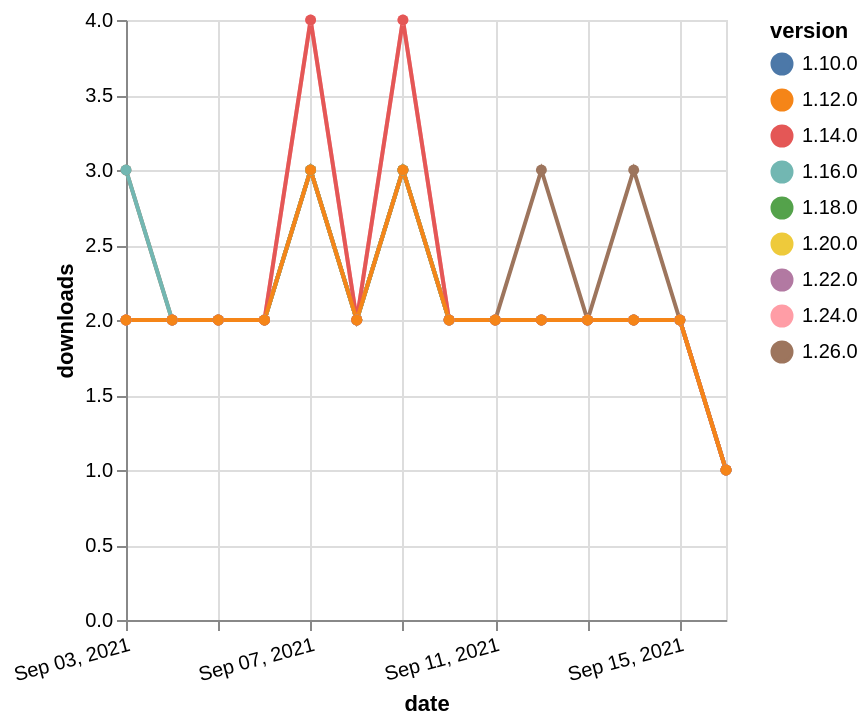

Express this chart as Vega-Lite.
### Vega-Lite specification from a JSON file in a GitHub repository (floating-point values rounded to 4 significant figures)
{"$schema": "https://vega.github.io/schema/vega-lite/v5.json", "description": "A simple bar chart with embedded data.", "data": {"values": [{"date": "2021-09-03", "total": 1664, "delta": 2, "version": "1.18.0"}, {"date": "2021-09-04", "total": 1666, "delta": 2, "version": "1.18.0"}, {"date": "2021-09-05", "total": 1668, "delta": 2, "version": "1.18.0"}, {"date": "2021-09-06", "total": 1670, "delta": 2, "version": "1.18.0"}, {"date": "2021-09-07", "total": 1673, "delta": 3, "version": "1.18.0"}, {"date": "2021-09-08", "total": 1675, "delta": 2, "version": "1.18.0"}, {"date": "2021-09-09", "total": 1678, "delta": 3, "version": "1.18.0"}, {"date": "2021-09-10", "total": 1680, "delta": 2, "version": "1.18.0"}, {"date": "2021-09-11", "total": 1682, "delta": 2, "version": "1.18.0"}, {"date": "2021-09-12", "total": 1684, "delta": 2, "version": "1.18.0"}, {"date": "2021-09-13", "total": 1686, "delta": 2, "version": "1.18.0"}, {"date": "2021-09-14", "total": 1688, "delta": 2, "version": "1.18.0"}, {"date": "2021-09-15", "total": 1690, "delta": 2, "version": "1.18.0"}, {"date": "2021-09-16", "total": 1691, "delta": 1, "version": "1.18.0"}, {"date": "2021-09-03", "total": 1002, "delta": 2, "version": "1.22.0"}, {"date": "2021-09-04", "total": 1004, "delta": 2, "version": "1.22.0"}, {"date": "2021-09-05", "total": 1006, "delta": 2, "version": "1.22.0"}, {"date": "2021-09-06", "total": 1008, "delta": 2, "version": "1.22.0"}, {"date": "2021-09-07", "total": 1011, "delta": 3, "version": "1.22.0"}, {"date": "2021-09-08", "total": 1013, "delta": 2, "version": "1.22.0"}, {"date": "2021-09-09", "total": 1016, "delta": 3, "version": "1.22.0"}, {"date": "2021-09-10", "total": 1018, "delta": 2, "version": "1.22.0"}, {"date": "2021-09-11", "total": 1020, "delta": 2, "version": "1.22.0"}, {"date": "2021-09-12", "total": 1022, "delta": 2, "version": "1.22.0"}, {"date": "2021-09-13", "total": 1024, "delta": 2, "version": "1.22.0"}, {"date": "2021-09-14", "total": 1026, "delta": 2, "version": "1.22.0"}, {"date": "2021-09-15", "total": 1028, "delta": 2, "version": "1.22.0"}, {"date": "2021-09-16", "total": 1029, "delta": 1, "version": "1.22.0"}, {"date": "2021-09-03", "total": 2640, "delta": 2, "version": "1.10.0"}, {"date": "2021-09-04", "total": 2642, "delta": 2, "version": "1.10.0"}, {"date": "2021-09-05", "total": 2644, "delta": 2, "version": "1.10.0"}, {"date": "2021-09-06", "total": 2646, "delta": 2, "version": "1.10.0"}, {"date": "2021-09-07", "total": 2649, "delta": 3, "version": "1.10.0"}, {"date": "2021-09-08", "total": 2651, "delta": 2, "version": "1.10.0"}, {"date": "2021-09-09", "total": 2654, "delta": 3, "version": "1.10.0"}, {"date": "2021-09-10", "total": 2656, "delta": 2, "version": "1.10.0"}, {"date": "2021-09-11", "total": 2658, "delta": 2, "version": "1.10.0"}, {"date": "2021-09-12", "total": 2660, "delta": 2, "version": "1.10.0"}, {"date": "2021-09-13", "total": 2662, "delta": 2, "version": "1.10.0"}, {"date": "2021-09-14", "total": 2664, "delta": 2, "version": "1.10.0"}, {"date": "2021-09-15", "total": 2666, "delta": 2, "version": "1.10.0"}, {"date": "2021-09-16", "total": 2667, "delta": 1, "version": "1.10.0"}, {"date": "2021-09-03", "total": 222, "delta": 3, "version": "1.26.0"}, {"date": "2021-09-04", "total": 224, "delta": 2, "version": "1.26.0"}, {"date": "2021-09-05", "total": 226, "delta": 2, "version": "1.26.0"}, {"date": "2021-09-06", "total": 228, "delta": 2, "version": "1.26.0"}, {"date": "2021-09-07", "total": 231, "delta": 3, "version": "1.26.0"}, {"date": "2021-09-08", "total": 233, "delta": 2, "version": "1.26.0"}, {"date": "2021-09-09", "total": 236, "delta": 3, "version": "1.26.0"}, {"date": "2021-09-10", "total": 238, "delta": 2, "version": "1.26.0"}, {"date": "2021-09-11", "total": 240, "delta": 2, "version": "1.26.0"}, {"date": "2021-09-12", "total": 243, "delta": 3, "version": "1.26.0"}, {"date": "2021-09-13", "total": 245, "delta": 2, "version": "1.26.0"}, {"date": "2021-09-14", "total": 248, "delta": 3, "version": "1.26.0"}, {"date": "2021-09-15", "total": 250, "delta": 2, "version": "1.26.0"}, {"date": "2021-09-16", "total": 251, "delta": 1, "version": "1.26.0"}, {"date": "2021-09-03", "total": 1459, "delta": 2, "version": "1.20.0"}, {"date": "2021-09-04", "total": 1461, "delta": 2, "version": "1.20.0"}, {"date": "2021-09-05", "total": 1463, "delta": 2, "version": "1.20.0"}, {"date": "2021-09-06", "total": 1465, "delta": 2, "version": "1.20.0"}, {"date": "2021-09-07", "total": 1468, "delta": 3, "version": "1.20.0"}, {"date": "2021-09-08", "total": 1470, "delta": 2, "version": "1.20.0"}, {"date": "2021-09-09", "total": 1473, "delta": 3, "version": "1.20.0"}, {"date": "2021-09-10", "total": 1475, "delta": 2, "version": "1.20.0"}, {"date": "2021-09-11", "total": 1477, "delta": 2, "version": "1.20.0"}, {"date": "2021-09-12", "total": 1479, "delta": 2, "version": "1.20.0"}, {"date": "2021-09-13", "total": 1481, "delta": 2, "version": "1.20.0"}, {"date": "2021-09-14", "total": 1483, "delta": 2, "version": "1.20.0"}, {"date": "2021-09-15", "total": 1485, "delta": 2, "version": "1.20.0"}, {"date": "2021-09-16", "total": 1486, "delta": 1, "version": "1.20.0"}, {"date": "2021-09-03", "total": 2070, "delta": 3, "version": "1.16.0"}, {"date": "2021-09-04", "total": 2072, "delta": 2, "version": "1.16.0"}, {"date": "2021-09-05", "total": 2074, "delta": 2, "version": "1.16.0"}, {"date": "2021-09-06", "total": 2076, "delta": 2, "version": "1.16.0"}, {"date": "2021-09-07", "total": 2079, "delta": 3, "version": "1.16.0"}, {"date": "2021-09-08", "total": 2081, "delta": 2, "version": "1.16.0"}, {"date": "2021-09-09", "total": 2084, "delta": 3, "version": "1.16.0"}, {"date": "2021-09-10", "total": 2086, "delta": 2, "version": "1.16.0"}, {"date": "2021-09-11", "total": 2088, "delta": 2, "version": "1.16.0"}, {"date": "2021-09-12", "total": 2090, "delta": 2, "version": "1.16.0"}, {"date": "2021-09-13", "total": 2092, "delta": 2, "version": "1.16.0"}, {"date": "2021-09-14", "total": 2094, "delta": 2, "version": "1.16.0"}, {"date": "2021-09-15", "total": 2096, "delta": 2, "version": "1.16.0"}, {"date": "2021-09-16", "total": 2097, "delta": 1, "version": "1.16.0"}, {"date": "2021-09-03", "total": 697, "delta": 2, "version": "1.24.0"}, {"date": "2021-09-04", "total": 699, "delta": 2, "version": "1.24.0"}, {"date": "2021-09-05", "total": 701, "delta": 2, "version": "1.24.0"}, {"date": "2021-09-06", "total": 703, "delta": 2, "version": "1.24.0"}, {"date": "2021-09-07", "total": 707, "delta": 4, "version": "1.24.0"}, {"date": "2021-09-08", "total": 709, "delta": 2, "version": "1.24.0"}, {"date": "2021-09-09", "total": 713, "delta": 4, "version": "1.24.0"}, {"date": "2021-09-10", "total": 715, "delta": 2, "version": "1.24.0"}, {"date": "2021-09-11", "total": 717, "delta": 2, "version": "1.24.0"}, {"date": "2021-09-12", "total": 719, "delta": 2, "version": "1.24.0"}, {"date": "2021-09-13", "total": 721, "delta": 2, "version": "1.24.0"}, {"date": "2021-09-14", "total": 723, "delta": 2, "version": "1.24.0"}, {"date": "2021-09-15", "total": 725, "delta": 2, "version": "1.24.0"}, {"date": "2021-09-16", "total": 726, "delta": 1, "version": "1.24.0"}, {"date": "2021-09-03", "total": 2522, "delta": 2, "version": "1.14.0"}, {"date": "2021-09-04", "total": 2524, "delta": 2, "version": "1.14.0"}, {"date": "2021-09-05", "total": 2526, "delta": 2, "version": "1.14.0"}, {"date": "2021-09-06", "total": 2528, "delta": 2, "version": "1.14.0"}, {"date": "2021-09-07", "total": 2532, "delta": 4, "version": "1.14.0"}, {"date": "2021-09-08", "total": 2534, "delta": 2, "version": "1.14.0"}, {"date": "2021-09-09", "total": 2538, "delta": 4, "version": "1.14.0"}, {"date": "2021-09-10", "total": 2540, "delta": 2, "version": "1.14.0"}, {"date": "2021-09-11", "total": 2542, "delta": 2, "version": "1.14.0"}, {"date": "2021-09-12", "total": 2544, "delta": 2, "version": "1.14.0"}, {"date": "2021-09-13", "total": 2546, "delta": 2, "version": "1.14.0"}, {"date": "2021-09-14", "total": 2548, "delta": 2, "version": "1.14.0"}, {"date": "2021-09-15", "total": 2550, "delta": 2, "version": "1.14.0"}, {"date": "2021-09-16", "total": 2551, "delta": 1, "version": "1.14.0"}, {"date": "2021-09-03", "total": 2670, "delta": 2, "version": "1.12.0"}, {"date": "2021-09-04", "total": 2672, "delta": 2, "version": "1.12.0"}, {"date": "2021-09-05", "total": 2674, "delta": 2, "version": "1.12.0"}, {"date": "2021-09-06", "total": 2676, "delta": 2, "version": "1.12.0"}, {"date": "2021-09-07", "total": 2679, "delta": 3, "version": "1.12.0"}, {"date": "2021-09-08", "total": 2681, "delta": 2, "version": "1.12.0"}, {"date": "2021-09-09", "total": 2684, "delta": 3, "version": "1.12.0"}, {"date": "2021-09-10", "total": 2686, "delta": 2, "version": "1.12.0"}, {"date": "2021-09-11", "total": 2688, "delta": 2, "version": "1.12.0"}, {"date": "2021-09-12", "total": 2690, "delta": 2, "version": "1.12.0"}, {"date": "2021-09-13", "total": 2692, "delta": 2, "version": "1.12.0"}, {"date": "2021-09-14", "total": 2694, "delta": 2, "version": "1.12.0"}, {"date": "2021-09-15", "total": 2696, "delta": 2, "version": "1.12.0"}, {"date": "2021-09-16", "total": 2697, "delta": 1, "version": "1.12.0"}]}, "width": "container", "mark": {"type": "line", "point": {"filled": true}}, "encoding": {"x": {"field": "date", "type": "temporal", "timeUnit": "yearmonthdate", "title": "date", "axis": {"labelAngle": -15}}, "y": {"field": "delta", "type": "quantitative", "title": "downloads"}, "color": {"field": "version", "type": "nominal"}, "tooltip": {"field": "delta"}}}
